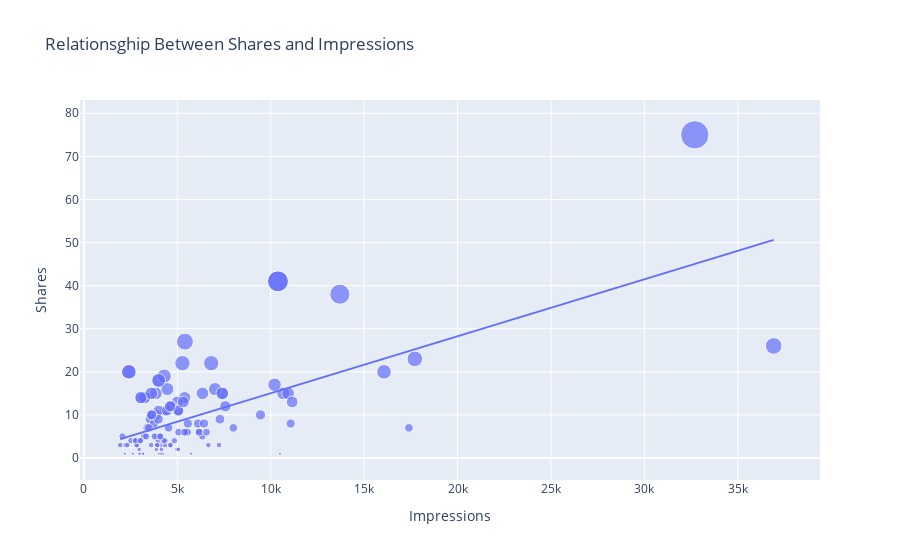

The cell this chart's notebook holds for it:
### Code cell
figure = px.scatter(data_frame=data, x="Impressions",y="Shares",size="Shares",trendline="ols",title="Relationsghip Between Shares and Impressions")
figure.show()
